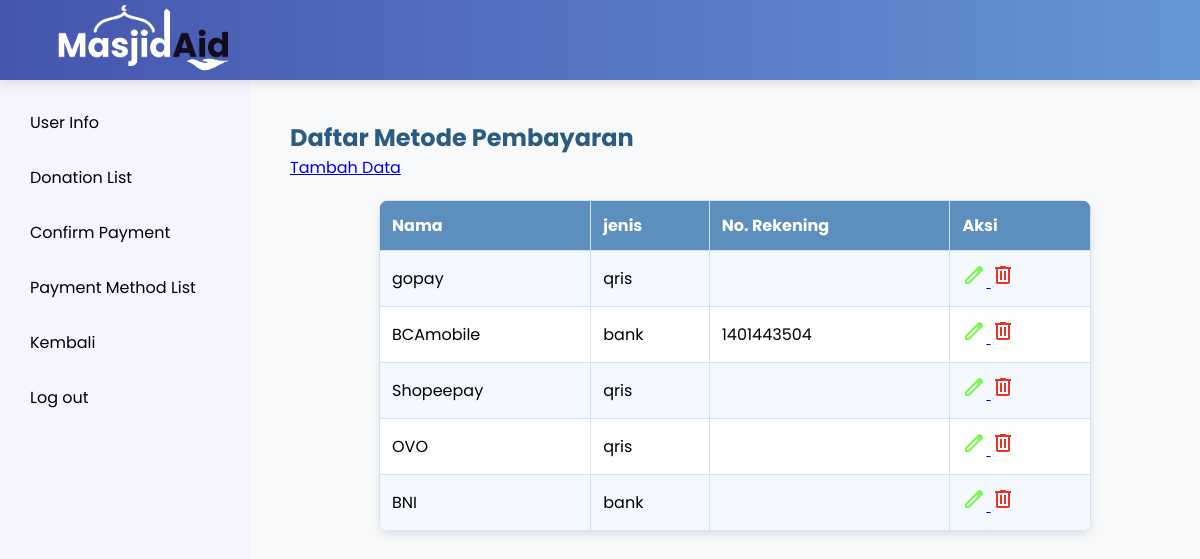
/page/admin/pembayaran/metode.php, run on the app's committed database.
### tables this page shows
CREATE TABLE `metode_pembayaran` (
  `id_metode` int(11) NOT NULL,
  `nama` varchar(200) DEFAULT NULL,
  `kategori` enum('qris','bank') DEFAULT NULL,
  `rekening` varchar(25) NOT NULL
);

### page/admin/pembayaran/metode.php (the view, shortened to what this page needs)
<?php
include "../../login_user/koneksi.php";
$query = "SELECT * FROM metode_pembayaran";
$sql = mysqli_query($koneksi, $query);
?>
<!DOCTYPE html>
<html lang="id">
<head>
    <link rel="stylesheet" href="../../css/admin/style-admin.css">
</head>
<body>
    <header>
        <div class="fcontainer">
            <nav class="wrapper">
                <div class="brand">
                    <img src="../img/assets/LOGO.png" alt="">
                </div>
            </nav>
        </div>
    </header>
    <div class="container">
        <aside class="sidebar">
            <ul>
                <li><a href="../admin.php"> User Info</a></li>
                <li><a href="../masjid/admin-masjid.php">Donation List</a></li>
                <li><a href="konfirmasi.php">Confirm Payment</a></li>
                <li><a href="metode.php">Payment Method List</a></li>
                <li><a href="../../info.php">Kembali</a></li>
                <li><a href="../../login_user/logout.php"> Log out</a></li>
            </ul>
        </aside>
        <main class="content">
            <table>
                <h2>Daftar Metode Pembayaran</h2>
                <a href="add-METODE.php" type="button">
                    Tambah Data</a>
                <tr>
                    <th>Nama</th>
                    <th>jenis</th>
                    <th>No. Rekening</th>
                    <th>Aksi</th>
                </tr>
                <?php while ($result = mysqli_fetch_assoc($sql)) { ?>
                    <tr>
                        <td><?php echo $result['nama']; ?></td>
                        <td><?php echo $result['kategori']; ?></td>
                        <td><?php echo $result['rekening']; ?></td>
                        <td><a href="add-metode.php?ubah=<?php echo $result['id_metode']; ?>" type="button">
                                <img src="../../img/assets/edit.png" alt="edit">
                            </a>
                            <a href="proses-metode.php?hapus=<?php echo $result['id_metode']; ?>" type="button"
                                onClick="return confirm('Apakah Anda yakin ingin menghapus data ini?');">
                                <img src="../../img/assets/delete.png" alt="hapus"></a>
                        </td>
                    </tr>
                <?php } ?>
            </table>
        </main>
</body>
</html>

### page/css/admin/style-admin.css (style rules this page uses)
* { margin: 0; padding: 0; box-sizing: border-box; font-family: "Poppins", sans-serif; scroll-behavior: smooth; }
body { display: flex; height: 100vh; background: #f8f9fa; }
.container { display: flex; width: 100%; }
.fcontainer { display: flex; width: 100%; }
.content { margin-left: 270px; padding-top: 1000px; padding: 20px; }
header { position: fixed; top: 0; left: 0; width: 100%; height: 80px; background: linear-gradient(to right, #4555ad, #6696d5); z-index: 1000; box-shadow: 0px 4px 10px rgba(0, 0, 0, 0.1); display: flex; align-items: center; padding: 0 20px; }
header { background: linear-gradient( to right, #4555ad, #6696d5 ); }
.wrapper { display: flex; align-items: center; justify-content: space-between; font-size: 20px; padding: 10px; width: 100%; height: 80px; overflow: visible; }
.brand { display: flex; flex-direction: row; padding: 15px; align-items: center; }
.brand > img { width: 200px; height: auto; padding-top: 0; margin-top: 10px; }
.sidebar { width: 250px; background: #f6f4ff; color: black; padding: 20px; position: fixed; top: 80px; left: 0; height: calc( 100vh - 80px ); overflow-y: auto; }
.sidebar ul { list-style: none; padding: 0; }
.sidebar ul li { margin-bottom: 10px; }
.sidebar ul li a { display: flex; align-items: center; gap: 10px; text-decoration: none; color: black; padding: 10px; border-radius: 10px; transition: background 0.3s; }
.content { margin-left: 270px; margin-top: 100px; padding: 20px; width: calc(100% - 270px); position: relative; }
h2 { color: #2c5b80; }
table { width: 80%; margin: 20px auto; border-collapse: collapse; background: white; border-radius: 10px; overflow: hidden; box-shadow: 0px 4px 10px rgba(0, 0, 0, 0.1); }
th, td { padding: 12px; border: 1px solid #d1e3f3; text-align: left; }
th { background-color: #5c8ebe; color: white; }
tr:nth-child(even) { background-color: #f3f9ff; }
table td a img { width: 24px; height: 24px; }

### data on the page
metode_pembayaran: nama "gopay", kategori "qris"
metode_pembayaran: nama "BCAmobile", kategori "bank", rekening "1401443504"
metode_pembayaran: nama "Shopeepay", kategori "qris"
metode_pembayaran: nama "OVO", kategori "qris"
metode_pembayaran: nama "BNI", kategori "bank"
